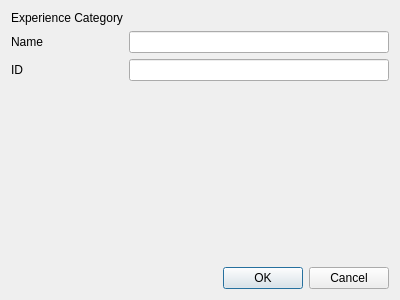
<?xml version="1.0" encoding="UTF-8"?>
<ui version="4.0">
 <class>AddExperienceCategory</class>
 <widget class="QDialog" name="AddExperienceCategory">
  <property name="geometry">
   <rect>
    <x>0</x>
    <y>0</y>
    <width>400</width>
    <height>300</height>
   </rect>
  </property>
  <property name="windowTitle">
   <string>Dialog</string>
  </property>
  <layout class="QVBoxLayout" name="verticalLayout">
   <item>
    <layout class="QFormLayout" name="formLayout">
     <item row="0" column="0">
      <widget class="QLabel" name="labelName">
       <property name="text">
        <string>Experience Category</string>
       </property>
      </widget>
     </item>
     <item row="1" column="0">
      <widget class="QLabel" name="label_2">
       <property name="text">
        <string>Name</string>
       </property>
      </widget>
     </item>
     <item row="1" column="1">
      <widget class="QLineEdit" name="exp"/>
     </item>
     <item row="2" column="0">
      <widget class="QLabel" name="label_3">
       <property name="text">
        <string>ID</string>
       </property>
      </widget>
     </item>
     <item row="2" column="1">
      <widget class="QLineEdit" name="experience_id"/>
     </item>
    </layout>
   </item>
   <item>
    <widget class="QDialogButtonBox" name="buttonBox">
     <property name="orientation">
      <enum>Qt::Horizontal</enum>
     </property>
     <property name="standardButtons">
      <set>QDialogButtonBox::Cancel|QDialogButtonBox::Ok</set>
     </property>
    </widget>
   </item>
  </layout>
 </widget>
 <resources/>
 <connections>
  <connection>
   <sender>buttonBox</sender>
   <signal>accepted()</signal>
   <receiver>AddExperienceCategory</receiver>
   <slot>accept()</slot>
   <hints>
    <hint type="sourcelabel">
     <x>248</x>
     <y>254</y>
    </hint>
    <hint type="destinationlabel">
     <x>157</x>
     <y>274</y>
    </hint>
   </hints>
  </connection>
  <connection>
   <sender>buttonBox</sender>
   <signal>rejected()</signal>
   <receiver>AddExperienceCategory</receiver>
   <slot>reject()</slot>
   <hints>
    <hint type="sourcelabel">
     <x>316</x>
     <y>260</y>
    </hint>
    <hint type="destinationlabel">
     <x>286</x>
     <y>274</y>
    </hint>
   </hints>
  </connection>
 </connections>
</ui>
